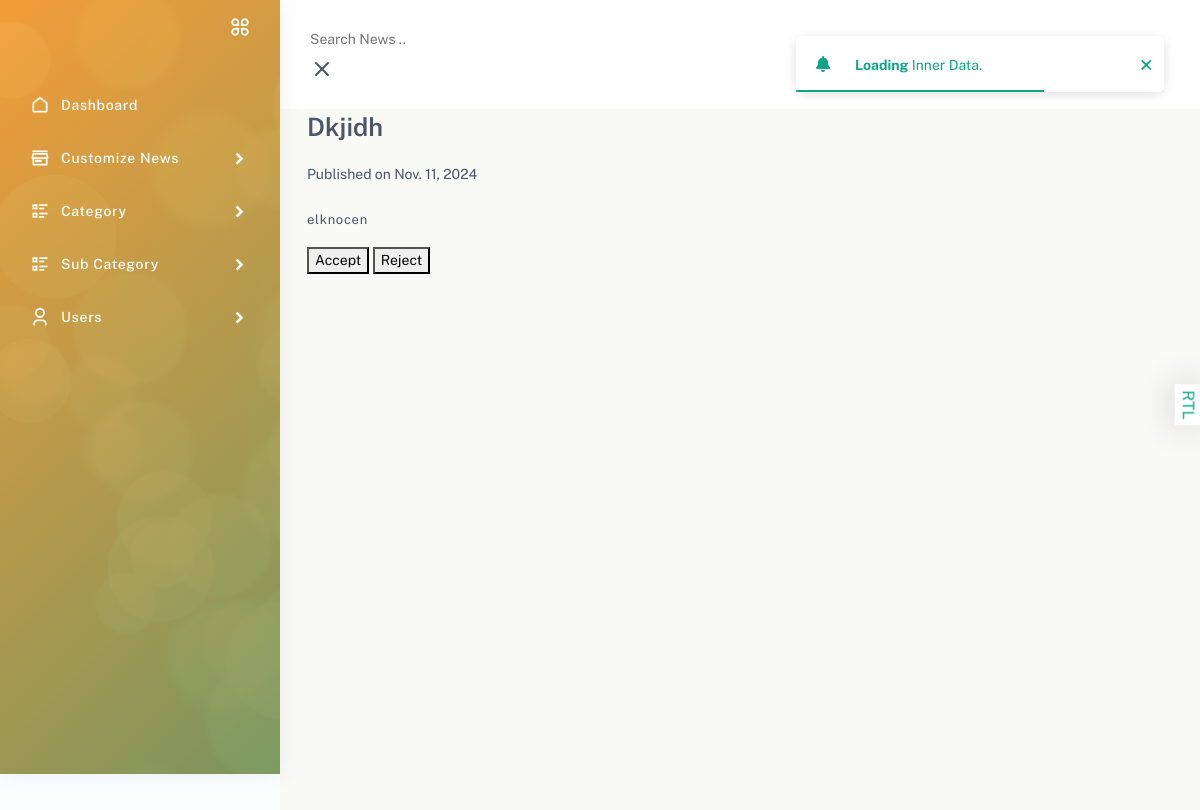
The app's page /adminapp/detailed-news-2/dkjidh with its own data.
### adminapp/models.py (models this page shows, shortened)
class NewsArticle(models.Model):
    title = models.CharField(max_length=255)
    author = models.CharField(max_length=255, null=True, blank=True)
    date_published = models.DateField(null=True, blank=True)
    content = models.TextField()
    image_url = models.URLField(null=True, blank=True)
    image = models.ImageField(null=True, blank=True)
    category = models.ForeignKey(NewsCategory, on_delete=models.SET_NULL, null=True)
    sub_category = models.ForeignKey(NewsSubCategory, on_delete=models.SET_NULL, null=True, blank=True)
    slug = models.SlugField(max_length=255, unique=True)
    status = models.BooleanField(null=False)

### adminapp/views.py (the view)
# urls.py: path('detailed-news-2/<slug:slug>',views.detailed_news_two,name="detailed_news_two"),
def detailed_news_two(request,slug):
    news = NewsArticle.objects.get(slug=slug)
    return render(request,'adminapp/detailed-news-2.html',{'news':news})

### templates/adminapp/detailed-news-2.html (shortened to what this page needs)
{% extends 'adminapp/partials/base.html' %}
{% load static %}
{% block content %}
<div class="page-body">
    <div class="container-fluid">
        <div class="news-detail">
            <h2>{{ news.title }}</h2>
            <div class="news-meta mt-4">
                <span>Published on {{ news.date_published }}</span>
            </div>
            <p class="content mt-4">{{ news.content }}</p>
        </div>
        <a href="{% url 'adminapp:accept_toi_article' news.id %}"><button>Accept</button></a>
        <a href="{% url 'adminapp:reject_toi_article' news.id %}"><button>Reject</button></a>
    </div>
</div>
{% endblock %}

### records on screen
NewsArticle: title "Dkjidh", date_published "Nov. 11, 2024", content "elknocen"
